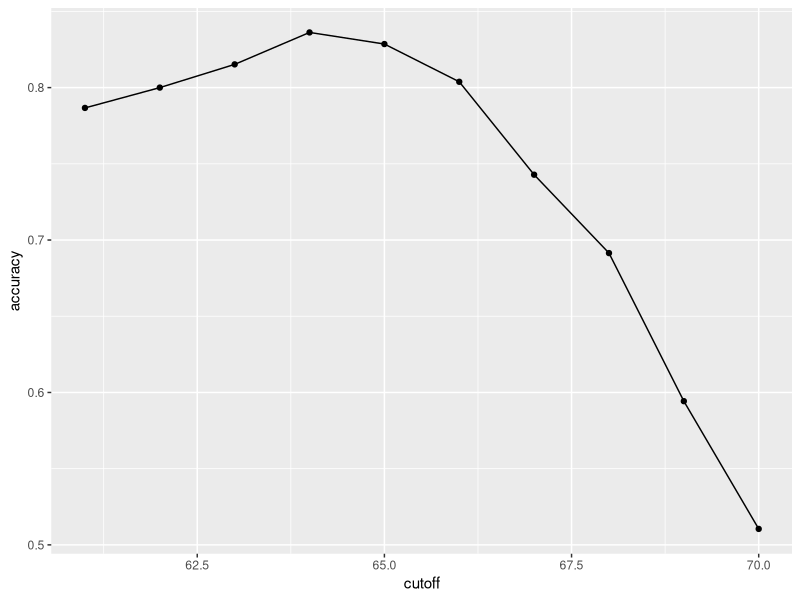

Write the R code that produced this figure.
## ---- chunk 1
library(tidyverse)
library(caret)
library(dslabs)
data(heights)
set.seed(2, sample.kind = "Rounding")
options(digits = 3)
## ---- chunk 2
y = heights$sex # Categorical outcome (male or female)
x = heights$height
## ---- chunk 3
# Var containing index vals
test_index = createDataPartition(y, times = 1, p = 0.5, list = FALSE)
# The actual splitting of the dataset by rand. gen. index vals.
train_set = heights[-test_index, ]
test_set = heights[test_index, ]
## ---- chunk 4
y_hat = sample(c("Male", "Female"), length(test_index), replace = TRUE)
## ---- chunk 5
y_hat = sample(c("Male", "Female"), length(test_index), replace = TRUE) %>% 
  factor(levels = levels(test_set$sex))
## ---- chunk 6
mean(y_hat == test_set$sex)
## ---- chunk 7
heights %>% group_by(sex) %>% summarize(mean(height), sd(height))
## ---- chunk 8
y_hat = ifelse(x > 62, "Male", "Female") %>% factor(levels = levels(test_set$sex))

mean(y == y_hat) # Proportion of correct predictions
## ---- chunk 9
cutoff = seq(61, 70) # Defining sequence of cutoffs

accuracy = map_dbl(cutoff, function(x) {
  y_hat = ifelse(train_set$height > x, "Male", "Female") %>% 
    factor(levels = levels(test_set$sex))
  mean(y_hat == train_set$sex)
})
accuracy
## ---- chunk 10
data.frame(cutoff, accuracy) %>% ggplot(aes(cutoff, accuracy)) + geom_point() + geom_line()
## ---- chunk 11
best_cutoff = cutoff[which.max(accuracy)]
best_cutoff
## ---- chunk 12
y_hat = ifelse(test_set$height > best_cutoff, "Male", "Female") %>%
  factor(levels = levels(test_set$sex))
mean(y_hat == test_set$sex)
